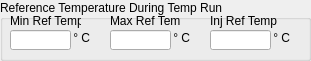
     <widget class="QGroupBox" name="groupBox_33">
      <property name="geometry">
       <rect>
        <x>10</x>
        <y>250</y>
        <width>311</width>
        <height>61</height>
       </rect>
      </property>
      <property name="title">
       <string>Reference Temperature During Temp Run</string>
      </property>
      <widget class="QLabel" name="label_55">
       <property name="geometry">
        <rect>
         <x>10</x>
         <y>10</y>
         <width>71</width>
         <height>21</height>
        </rect>
       </property>
       <property name="text">
        <string>Min Ref Temp</string>
       </property>
      </widget>
      <widget class="QLineEdit" name="lineEdit_68">
       <property name="geometry">
        <rect>
         <x>110</x>
         <y>30</y>
         <width>61</width>
         <height>20</height>
        </rect>
       </property>
       <property name="font">
        <font>
         <pointsize>10</pointsize>
         <weight>75</weight>
         <bold>true</bold>
         <strikeout>false</strikeout>
        </font>
       </property>
       <property name="alignment">
        <set>Qt::AlignCenter</set>
       </property>
      </widget>
      <widget class="QLineEdit" name="lineEdit_69">
       <property name="geometry">
        <rect>
         <x>210</x>
         <y>30</y>
         <width>61</width>
         <height>20</height>
        </rect>
       </property>
       <property name="font">
        <font>
         <pointsize>10</pointsize>
         <weight>75</weight>
         <bold>true</bold>
         <strikeout>false</strikeout>
        </font>
       </property>
       <property name="alignment">
        <set>Qt::AlignCenter</set>
       </property>
      </widget>
      <widget class="QLabel" name="label_60">
       <property name="geometry">
        <rect>
         <x>210</x>
         <y>10</y>
         <width>71</width>
         <height>21</height>
        </rect>
       </property>
       <property name="text">
        <string>Inj Ref Temp</string>
       </property>
      </widget>
      <widget class="QLineEdit" name="lineEdit_67">
       <property name="geometry">
        <rect>
         <x>10</x>
         <y>30</y>
         <width>61</width>
         <height>20</height>
        </rect>
       </property>
       <property name="font">
        <font>
         <pointsize>10</pointsize>
         <weight>75</weight>
         <bold>true</bold>
         <strikeout>false</strikeout>
        </font>
       </property>
       <property name="alignment">
        <set>Qt::AlignCenter</set>
       </property>
      </widget>
      <widget class="QLabel" name="label_57">
       <property name="geometry">
        <rect>
         <x>110</x>
         <y>10</y>
         <width>71</width>
         <height>21</height>
        </rect>
       </property>
       <property name="text">
        <string>Max Ref Temp</string>
       </property>
      </widget>
      <widget class="QLabel" name="label_58">
       <property name="geometry">
        <rect>
         <x>70</x>
         <y>30</y>
         <width>31</width>
         <height>16</height>
        </rect>
       </property>
       <property name="text">
        <string> ° C</string>
       </property>
      </widget>
      <widget class="QLabel" name="label_59">
       <property name="geometry">
        <rect>
         <x>170</x>
         <y>30</y>
         <width>31</width>
         <height>16</height>
        </rect>
       </property>
       <property name="text">
        <string> ° C</string>
       </property>
      </widget>
      <widget class="QLabel" name="label_69">
       <property name="geometry">
        <rect>
         <x>270</x>
         <y>30</y>
         <width>31</width>
         <height>16</height>
        </rect>
       </property>
       <property name="text">
        <string> ° C</string>
       </property>
      </widget>
     </widget>
